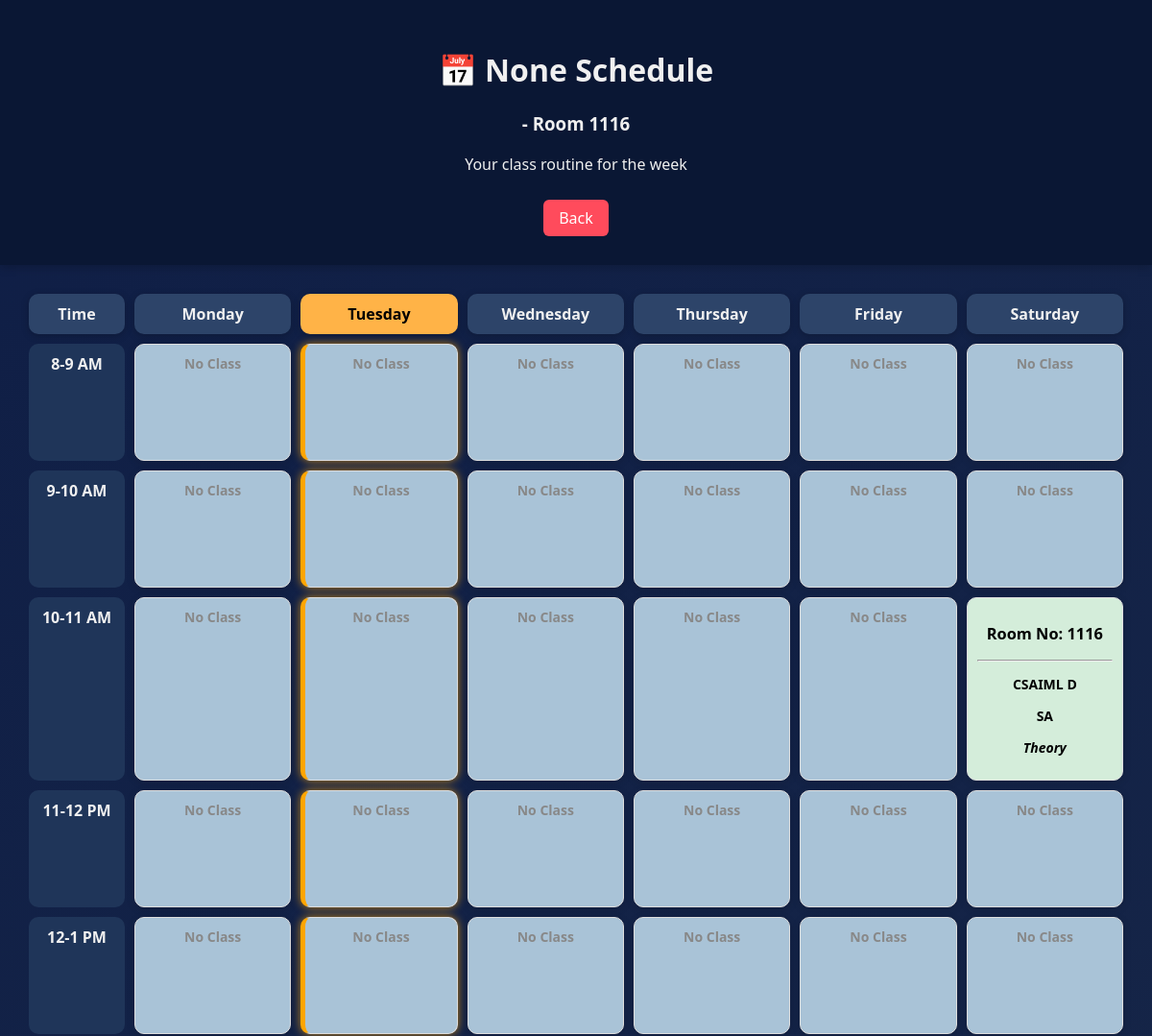
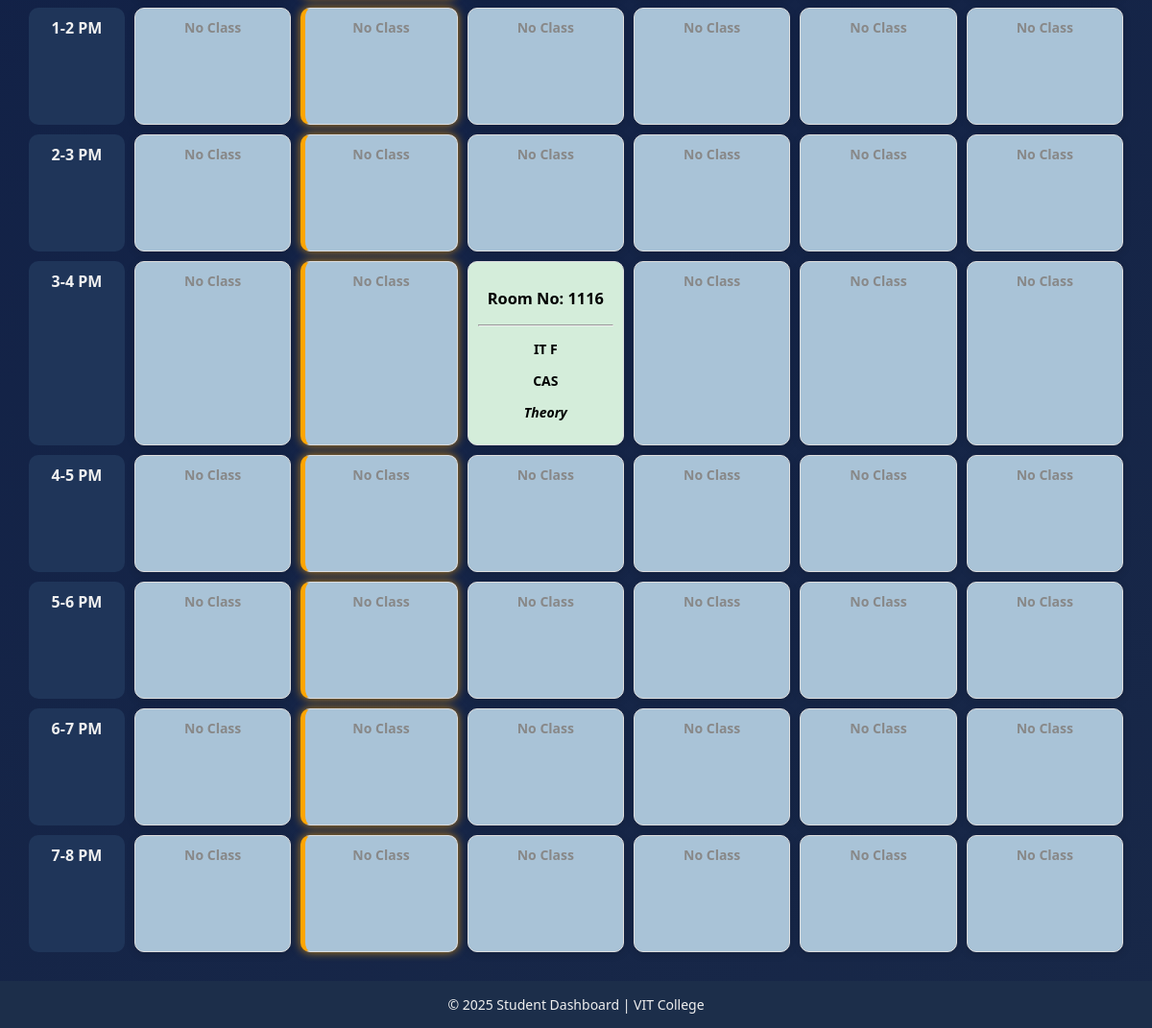
/schedule/1116/, run on the app's committed database (2 pictures, top to bottom).
### TimeTable/models.py (models this page shows, shortened)
class FacultysTT(models.Model):
    DAYS_CHOICES = [
        ("Monday", "Monday"),
        ("Tuesday", "Tuesday"),
        ("Wednesday", "Wednesday"),
        ("Thursday", "Thursday"),
        ("Friday", "Friday"),
        ("Saturday", "Saturday"),
    ]
    TIME_SLOT_CHOICES = [
        ("8-9 AM", "8-9 AM"),
        ("9-10 AM", "9-10 AM"),
        ("10-11 AM", "10-11 AM"),
        ("11-12 PM", "11-12 PM"),
        ("12-1 PM", "12-1 PM"),
        ("1-2 PM", "1-2 PM"),
        ("2-3 PM", "2-3 PM"),
        ("3-4 PM", "3-4 PM"),
        ("4-5 PM", "4-5 PM"),
        ("5-6 PM", "5-6 PM"),
    ]
    CLASS_TYPE_CHOICES = [
        ("Theory", "Theory"),
        ("Lab", "Lab"),
        ("Tutorial", "Tutorial"),
    ]
    SEM_CHOICES = [(str(i), str(i)) for i in range(1, 8 + 1)]  # 1 to 8
    BATCH_CHOICES = [
        ("all", "All"),
        ("1", "1"),
        ("2", "2"),
        ("3", "3"),
    ]
    YEAR_CHOICES = {
        ("FY","FY"),
        ("SY","SY"),
        ("TY","TY"),
        ("4Y","4Y")
    }
    teachersID = models.IntegerField(default=00000)
    teacher_name = models.ForeignKey(Flogin, on_delete=models.SET_NULL, null=True, related_name="timetable_entries")
    day = models.CharField(max_length=10, choices=DAYS_CHOICES)
    time_slot = models.CharField(max_length=10, choices=TIME_SLOT_CHOICES)
    room_no = models.CharField(max_length=10)
    year = models.CharField(max_length=2, default=None, null=True, choices=YEAR_CHOICES)
    semester = models.CharField(max_length=2,default="NA", choices=SEM_CHOICES)
    course_name = models.CharField(max_length=100, choices=BRANCHES_CHOICES)
    div = models.CharField(max_length=1,default="A")
    subject_name = models.CharField(max_length=100)
    class_type = models.CharField(max_length=10, choices=CLASS_TYPE_CHOICES)
    batch = models.CharField(max_length=10, choices=BATCH_CHOICES, default="all")

### ASEP2/views.py (the view, shortened to what this page needs)
# urls.py: path('schedule/', views.schedule, name='own_schedule'),
def schedule(request, identifier=None):
    data = {}
    today_date = date.today()
    user_data = request.session.get("user")
    role = request.session.get("role")
    is_room_view = False
    TTd = []
    temp_tt = []
    canceled = []
    if identifier is None and role == "Faculty":
        teacher_name = request.session.get("Name")
        TTd = FacultysTT.objects.filter(teacher_name__Name=teacher_name)
        temp_tt = TempFacultysTT.objects.filter(teacher_name=teacher_name, end_date__gte=today_date)
        canceled = CanceledClass.objects.filter(teacher_name=teacher_name, end_date__gte=today_date)
        Name = teacher_name
        data["teachersId"] = user_data["teachersID"]
    else:
        if "-" in identifier:
            try:
                course_name, year, div = identifier.split("-")
                TTd = FacultysTT.objects.filter(course_name=course_name, div=div)
                temp_tt = TempFacultysTT.objects.filter(course_name=course_name, division=div, end_date__gte=today_date)
                canceled = CanceledClass.objects.filter(course_name=course_name, division=div, end_date__gte=today_date)
                Name = f"{course_name} {year} - {div}"
                data["class"] = f"{course_name} - {div}"
            except ValueError:
                return HttpResponse("Invalid identifier format.", status=400)
        else:
            try:
                RoomNo = int(identifier)
                is_room_view = True
                TTd = FacultysTT.objects.filter(room_no=RoomNo)
                temp_tt = TempFacultysTT.objects.filter(room_no=RoomNo, end_date__gte=today_date)
                canceled = CanceledClass.objects.filter(room_no=RoomNo, end_date__gte=today_date)
                Name = f"Room {RoomNo}"
            except ValueError:
                TTd = FacultysTT.objects.filter(teacher_name__Name=identifier)
                temp_tt = TempFacultysTT.objects.filter(teacher_name=identifier, end_date__gte=today_date)
                canceled = CanceledClass.objects.filter(teacher_name=identifier, end_date__gte=today_date)
                Name = identifier
                data["teachersId"] = Flogin.objects.get(Name=identifier).teachersID if Flogin.objects.filter(Name=identifier).exists() else ""
    days = ["Monday", "Tuesday", "Wednesday", "Thursday", "Friday", "Saturday"]
    hours = ['8-9 AM', '9-10 AM', '10-11 AM', '11-12 PM', '12-1 PM', '1-2 PM',
             '2-3 PM', '3-4 PM', '4-5 PM', '5-6 PM', '6-7 PM', '7-8 PM']
    dic = {day: {} for day in days}
    for day in days:
        for hour in hours:
            dic[day][hour] = ("", "", "", "", "", "", "")  # default
            cancel_entry = next((c for c in canceled if c.day == day and c.time_slot == hour), None)
            cancel_remark = f" (Canceled)" if cancel_entry else ""
            temp_entry_found = False
            if not temp_entry_found:
                for entry in TTd:
                    if entry.day == day and entry.time_slot == hour:
                        dic[day][hour] = (
                            entry.room_no,
                            entry.subject_name,
                            entry.teacher_name,
                            entry.class_type + cancel_remark,
                            entry.course_name,
                            entry.div,
                            ""
                        )
                        break
    today = datetime.today().strftime("%A")
    sday = canceled.values_list('start_date', flat=True).first()
    eday = canceled.values_list('end_date', flat=True).first()
    data.update({
        "Name": Name,
        "Role": role,
        "days": days,
        "hours": hours,
        "today": today,
        "dic": dic,
        "sday": sday,
        "eday": eday
    })
    return render(request, 'schedule.html', data)

### TimeTable/templatetags/filters.py (called while the page is built)
@register.filter
def get_item(dictionary, key):
    if isinstance(dictionary, dict):
        return dictionary.get(key)
    return None

### templates/schedule.html (shortened to what this page needs)
{% load static %}
{% load filters %}
<!DOCTYPE html>
<html lang="en">
<head>
  <link rel="stylesheet" href="{% static 'css/schedule.css' %}">
</head>
<body>
  <div class="dashboard-header">
    <h1>📅 {{Role}} Schedule</h1>
    {% if Role == "Student" %}
    <h3> {{Name}}</h3>
    <h3>Branch : {{ class }}, Batch : {{ batch }}</h3>
    {% else %}
    <h3>{{ teachersId }} - {{ Name }}</h3>
    {% endif %}
    <p>Your class routine for the week</p>
    <a href="javascript:history.back()" class="logout-btn">Back</a>
  </div>
  <div class="schedule-wrapper">
    <div class="schedule-table">
      <div class="schedule-row schedule-header">
        <div class="time-slot">Time</div>
        {% for day in days %}
        <div id="{{ day|lower }}" class="day {% if day == today %}highlight-day{% endif %}">
          {{ day }}
        </div>
        {% endfor %}
      </div>
      {% for hour in hours %}
      <div class="schedule-row">
        <div class="time-slot">{{ hour }}</div>
        {% for day in days %}
        {% with day_dict=dic|get_item:day %}
        {% with class_details=day_dict|get_item:hour %}
        {% if class_details.0 %}
        <div class="schedule-box
                                    {% if class_details.3 == 'Theory' %} theory-class
                                    {% elif class_details.3 == 'Lab' %} lab-class
                                    {% elif class_details.3 == 'Tutorial' %} tutorial-class
                                    {% endif %}">
          <h3>Room No: {{ class_details.0 }}</h3>
          <hr>
          <p>{{ class_details.4 }} {{ class_details.5}}</p>
          <p>{{ class_details.1 }}</p>
          <p><em>{{ class_details.3 }}</em></p>
        </div>
        {% else %}
        <div class="schedule-box empty-class {% if day == today %}highlight-box{% endif %}">
          No Class
        </div>
        {% endif %}
        {% endwith %}
        {% endwith %}
        {% endfor %}
      </div>
      {% endfor %}
    </div>
  </div>
  <footer>
    © 2025 Student Dashboard | VIT College
  </footer>
</body>
</html>

### static/css/schedule.css (style rules this page uses)
body { margin: 0; font-family: 'Segoe UI', sans-serif; background: linear-gradient(145deg, #0f1e46, #182848); color: #f0f0f0; }
.dashboard-header { text-align: center; padding: 30px 0; background-color: #0a1734; box-shadow: 0 2px 10px rgba(0, 0, 0, 0.2); }
.logout-btn { background: #ff4b5c; padding: 8px 16px; color: white; border-radius: 6px; text-decoration: none; margin-top: 10px; display: inline-block; }
.schedule-wrapper { padding: 30px; overflow-x: auto; }
.schedule-table { display: grid; grid-template-columns: 100px repeat(6, 1fr); gap: 10px; }
.schedule-row { display: contents; }
.schedule-header .day, .schedule-header .time-slot { font-weight: bold; background-color: #2d4469; text-align: center; padding: 10px; border-radius: 10px; box-shadow: 0 2px 8px rgba(0, 0, 0, 0.2); }
.schedule-box { background-color: #3a5a89; padding: 10px; border-radius: 10px; text-align: center; box-shadow: 0 2px 8px rgba(0, 0, 0, 0.15); font-size: 14px; }
.time-slot { background-color: #1f3559; padding: 10px; border-radius: 10px; text-align: center; font-weight: bold; }
footer { text-align: center; padding: 15px; font-size: 14px; background-color: #1c2e4a; margin-top: auto; }
.highlight-day { background-color: #ffb347 !important; color: #000; font-weight: bold; }
.highlight-box { border-left: 5px solid #ffa500 !important; box-shadow: 0 0 10px rgba(255, 165, 0, 0.7); }
.theory-class { background-color: #d4edda; }
.empty-class { background-color: #f0f0f0; color: #aaa; }

### templates/schedule.html (style rules this page uses)
.schedule-box { flex: 1; border: 1px solid #ddd; padding: 10px; text-align: center; min-height: 100px; color: #000; font-weight: bold; }
.theory-class { background-color: #d4edda; color: #000; }
.empty-class { background-color: #a9c3d7; color: #888; }

### data on the page
FacultysTT: room_no "1116", course_name "CSAIML", subject_name "SA", class_type "Theory"
FacultysTT: room_no "1116", course_name "IT", subject_name "CAS", class_type "Theory"

### other printed values
{{ Role }} "None"
{{ Name }} "Room 1116"
{{ day }} "Monday" "Tuesday" "Wednesday" "Thursday" "Friday" "Saturday"
{{ hour }} "8-9 AM" "9-10 AM" "10-11 AM" "11-12 PM" "12-1 PM" "1-2 PM" "2-3 PM" "3-4 PM" "4-5 PM" "5-6 PM" "6-7 PM" "7-8 PM"
{{ class_details.5 }} "D" "F"
